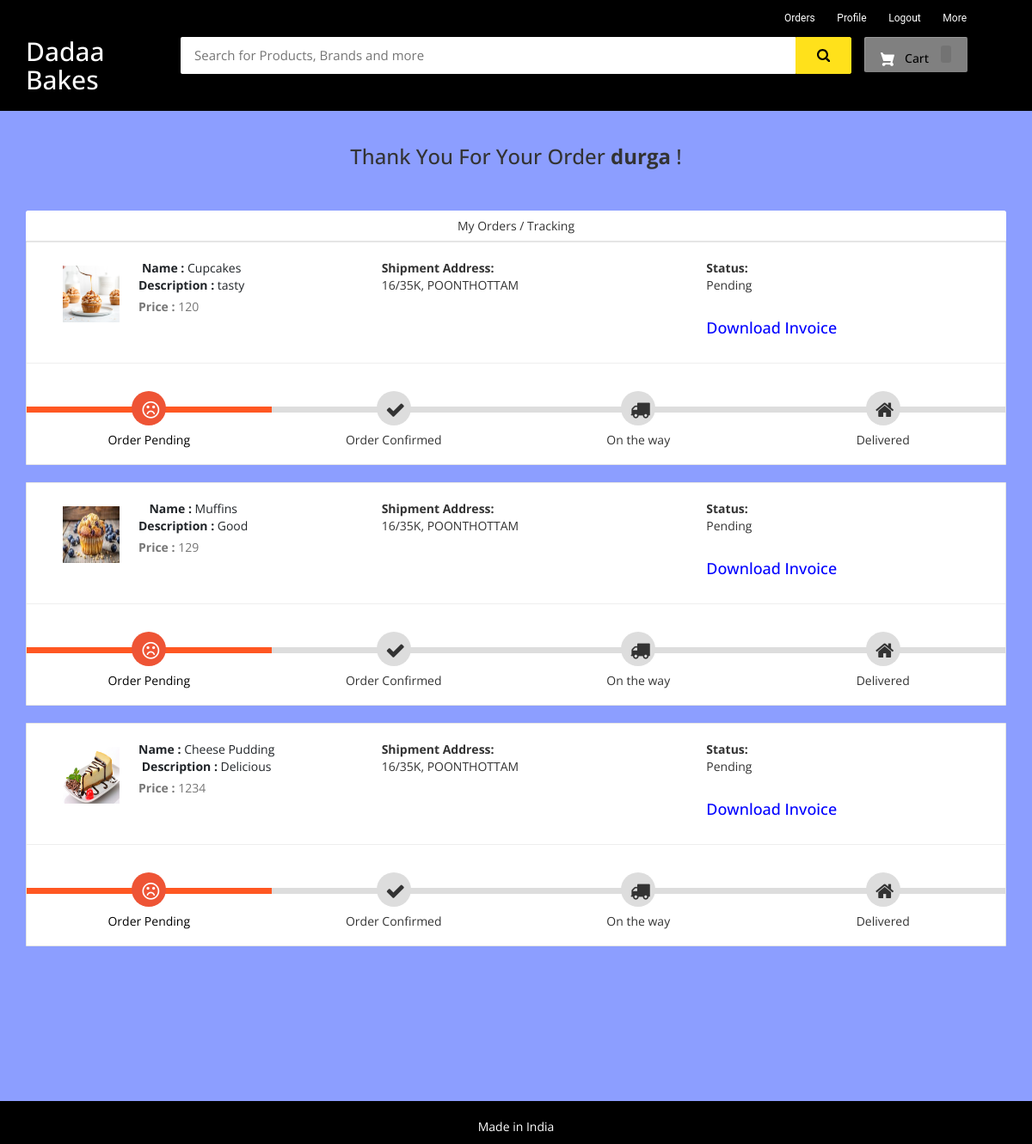
Screenshot of /my-order (signed in) with the database file from the repository.
### ecom/models.py (models this page shows, shortened)
class Product(models.Model):
    name=models.CharField(max_length=40)
    product_image= models.ImageField(upload_to='product_image/',null=True,blank=True)
    price = models.PositiveIntegerField()
    description=models.CharField(max_length=40)

class Orders(models.Model):
    STATUS =(
        ('Pending','Pending'),
        ('Order Confirmed','Order Confirmed'),
        ('Out for Delivery','Out for Delivery'),
        ('Delivered','Delivered'),
    )
    customer=models.ForeignKey('Customer', on_delete=models.CASCADE,null=True)
    product=models.ForeignKey('Product',on_delete=models.CASCADE,null=True)
    email = models.CharField(max_length=50,null=True)
    address = models.CharField(max_length=500,null=True)
    mobile = models.CharField(max_length=20,null=True)
    order_date= models.DateField(auto_now_add=True,null=True)
    status=models.CharField(max_length=50,null=True,choices=STATUS)

### ecom/views.py (the view)
# urls.py: path('my-order', views.my_order_view,name='my-order'),
@login_required(login_url='customerlogin')
@user_passes_test(is_customer)
def my_order_view(request):
    customer=models.Customer.objects.get(user_id=request.user.id)
    orders=models.Orders.objects.all().filter(customer_id = customer)
    ordered_products=[]
    for order in orders:
        ordered_product=models.Product.objects.all().filter(id=order.product.id)
        ordered_products.append(ordered_product)
    return render(request,'ecom/my_order.html',{'data':zip(ordered_products,orders)})

### ecom/views.py (called while the page is built)
def is_customer(user):
    return user.groups.filter(name='CUSTOMER').exists()

### sweet-shop-ecommerce/templates/ecom/my_order.html (shortened to what this page needs)
{% extends 'ecom/customer_base.html' %}
{% load static %}
{% block content %}
<br>
<h3 style="text-align:center;">Thank You For Your Order  <strong>{{request.user}}</strong> !</h3> <br><br>
<div class="container">
    <header class="card-header" style="text-align:center;"> My Orders / Tracking </header>
    {% for products,order in data %}
    <article class="card">
        <div class="card-body">
            <ul class="row" style="margin-left:20px;margin-top:20px;">
                <li class="col-md-4">
                  <figure class="itemside mb-3">
                    {%for product in products%}
                      <div class="aside"><img src="{% static product.product_image.url %}" class="img-sm border"></div>
                      <figcaption class="info align-self-center">
                          <p class="title"><strong>Name : </strong>{{product.name}} <br> <strong>Description : </strong>{{product.description}}</p> <span class="text-muted"><strong>Price : </strong>{{product.price}} </span>
                      </figcaption>
                  </figure>
                </li>
                <li class="col-md-4">
                    <div class="col"> <strong>Shipment Address:</strong> <br> {{order.address}}</div>
                </li>
                <li class="col-md-4">
                    <div class="col"> <strong>Status:</strong> <br> {{order.status}} </div> <br>
                    <h4><a style="text-decoration:none; color:blue;" href="{% url 'download-invoice' order.id product.id  %}" >Download Invoice</a></h4>
                </li>
                {%endfor%}
            </ul>
            <hr>
            <div class="track">
                {%if order.status == 'Pending' %}
                <div class="step active"> <span class="icon"> <i style="padding-top:5px; padding-right:20px;" class="fa fa-frown-o"></i> </span> <span class="text">Order Pending</span> </div>
                <div class="step "> <span class="icon"> <i style="padding-top:5px; padding-right:20px;" class="fa fa-check"></i> </span> <span class="text"> Order Confirmed</span> </div>
                <div class="step "> <span class="icon"> <i style="padding-top:5px; padding-right:20px;" class="fa fa-truck"></i> </span> <span class="text"> On the way </span> </div>
                <div class="step "> <span class="icon"> <i style="padding-top:5px; padding-right:20px;" class="fa fa-home"></i> </span> <span class="text">Delivered</span> </div>
                {%endif%}
            </div>
        </div>
    </article><br>
    {%endfor%}
</div>
<br><br><br><br><br>
{% endblock content %}

### sweet-shop-ecommerce/templates/ecom/customer_base.html (shortened to what this page needs)
<html>
{% load static %}
<head>
<link rel="stylesheet" href="https://maxcdn.bootstrapcdn.com/bootstrap/3.3.0/css/bootstrap.min.css">
<link rel="stylesheet" href="https://maxcdn.bootstrapcdn.com/font-awesome/4.7.0/css/font-awesome.min.css">
</head>
<body>
<div id="navbar">
    <div class="container">
        <div class="row row1">
            <ul class="largenav pull-right">
                <li class="upper-links"><a class="links" href="/my-order">Orders</a></li>
                <li class="upper-links"><a class="links" href="/my-profile">Profile</a></li>
                  <li class="upper-links"><a class="links" href="/logout">Logout</a></li>
                <li class="upper-links dropdown"><a class="links" href="">More</a>
                </li>
            </ul>
        </div>
        <div class="row row2">
            <div class="col-sm-2">
                <h2 style="margin:0px;"><a style="text-decoration:none; color:white;" href="/"><span class="largenav"> Dadaa Bakes</span></a></h2>
            </div>
            <div class="navbar-search smallsearch col-sm-8 col-xs-11">
              <form  action="/search" method="get">
                <div class="row"> <input class="navbar-input col-xs-11" type="search" placeholder="Search for Products, Brands and more" name="query" id="query">
                  <button class="navbar-button col-xs-1" type="submit">
                  </button>
                </div>
              </form>
            </div>
            <div class="cart1 largenav col-sm-2"> <a class="cart-button" href="/cart">  Cart <span class="item-number ">{{ product_count_in_cart }}</span> </a> </div>
        </div>
    </div>
</div>
{% block content %}
{% endblock content %}
<br><br><br>
<footer>
  <br>
  <div class="container">
    <div class="row">
      <div class="col-md-12 col-sm-12">
        <div style="color:#ffffff;" class="wow fadeInUp footer-copyright">
          <p>Made in India <br>
             </p>
        </div>
      </div>
    </div>
  </div>
</footer>
</body>
</html>

### sweet-shop-ecommerce/templates/ecom/customer_base.html (style rules this page uses)
body { background-color: #ebe0e0 }
#navbar { background-color: #000; color: black; }
.row1 { padding-top: 10px; padding-right: 50px }
.row2 { padding-bottom: 20px }
.navbar-input { padding: 11px 16px; border-radius: 2px 0 0 2px; border: 0 none; outline: 0 none; font-size: 15px }
.navbar-button { background-color: #ffe11b; border: 1px solid #ffe11b; border-radius: 0 2px 2px 0; color: #565656; padding: 10px 0; height: 43px; cursor: pointer }
.cart-button { background-color: #808080; box-shadow: 0 4px 4px 0 rgba(0, 0, 0, .23), inset 1px 1px 0 0 hsla(0, 0%, 100%, .2); padding: 10px 0; text-align: center; height: 41px; border-radius: 2px; font-weight: 500; width: 120px; display: inline-block; color: #FFFFFF; text-decoration: none; color: inherit; border: none; outline: none }
.cart-svg { display: inline-block; width: 16px; height: 16px; vertical-align: middle; margin-right: 8px }
.item-number { border-radius: 3px; background-color: rgba(0, 0, 0, .1); height: 20px; padding: 3px 6px; font-weight: 500; display: inline-block; color: #fff; line-height: 12px; margin-left: 10px }
.upper-links { display: inline-block; padding: 0 11px; line-height: 23px; font-family: 'Roboto', sans-serif; letter-spacing: 0; color: inherit; border: none; outline: none; font-size: 12px }
.dropdown { position: relative; display: inline-block; margin-bottom: 0px }
.links { color: #fff; text-decoration: none }
.largenav { display: none }
.smallsearch { margin-left: 15px; margin-top: 15px }
footer { padding: 0px 0px 0px 0px; background-color: black; margin: 0px; }
.fa { font-size: 23px; width: 60px; text-align: center; text-decoration: none; margin: 5px 2px; border-radius: 50%; }
p { text-align: center; }
@media screen and (min-width: 768px) { .largenav { display: block } }
@media screen and (min-width: 768px) { .smallsearch { margin: 0px } }

### sweet-shop-ecommerce/templates/ecom/my_order.html (style rules this page uses)
body { background-color: #8C9EFF; font-family: 'Open Sans', serif }
.container { margin-top: 0px; margin-bottom: 0px }
.card { position: relative; display: -webkit-box; display: -ms-flexbox; display: flex; -webkit-box-orient: vertical; -webkit-box-direction: normal; -ms-flex-direction: column; flex-direction: column; min-width: 0; word-wrap: break-word; background-color: #fff; background-clip: border-box; border: 1px solid rgba(0, 0, 0, 0.1); border-radius: 0.10rem }
.card-header:first-child { border-radius: calc(0.37rem - 1px) calc(0.37rem - 1px) 0 0 }
.card-header { padding: 0.75rem 1.25rem; margin-bottom: 0; background-color: #fff; border-bottom: 1px solid rgba(0, 0, 0, 0.1) }
.track { position: relative; background-color: #ddd; height: 7px; display: -webkit-box; display: -ms-flexbox; display: flex; margin-bottom: 60px; margin-top: 50px }
.track .step { -webkit-box-flex: 1; -ms-flex-positive: 1; flex-grow: 1; width: 25%; margin-top: -18px; text-align: center; position: relative }
.track .step.active:before { background: #FF5722 }
.track .step::before { height: 7px; position: absolute; content: ""; width: 100%; left: 0; top: 18px }
.track .step.active .icon { background: #ee5435; color: #fff }
.track .icon { display: inline-block; width: 40px; height: 40px; line-height: 40px; position: relative; border-radius: 100%; background: #ddd }
.track .step.active .text { font-weight: 400; color: #000 }
.track .text { display: block; margin-top: 7px }
.itemside { position: relative; display: -webkit-box; display: -ms-flexbox; display: flex; width: 100% }
.itemside .aside { position: relative; -ms-flex-negative: 0; flex-shrink: 0 }
.img-sm { width: 80px; height: 80px; padding: 7px }
ul.row, ul.row-sm { list-style: none; padding: 0 }
.itemside .info { padding-left: 15px; padding-right: 7px }
.itemside .title { display: block; margin-bottom: 5px; color: #212529 }
p { margin-top: 0; margin-bottom: 1rem }

### rows the page displays
Orders: address "16/35K, POONTHOTTAM", status "Pending", shows "Order Pending"
Product: product_image (picture), name "Cupcakes", description "tasty", price "120"
Orders: address "16/35K, POONTHOTTAM", status "Pending", shows "Order Pending"
Product: product_image (picture), name "Muffins", description "Good", price "129"
Orders: address "16/35K, POONTHOTTAM", status "Pending", shows "Order Pending"
Product: product_image (picture), name "Cheese Pudding", description "Delicious", price "1234"

### other values shown
{{ request.user }} "durga"
